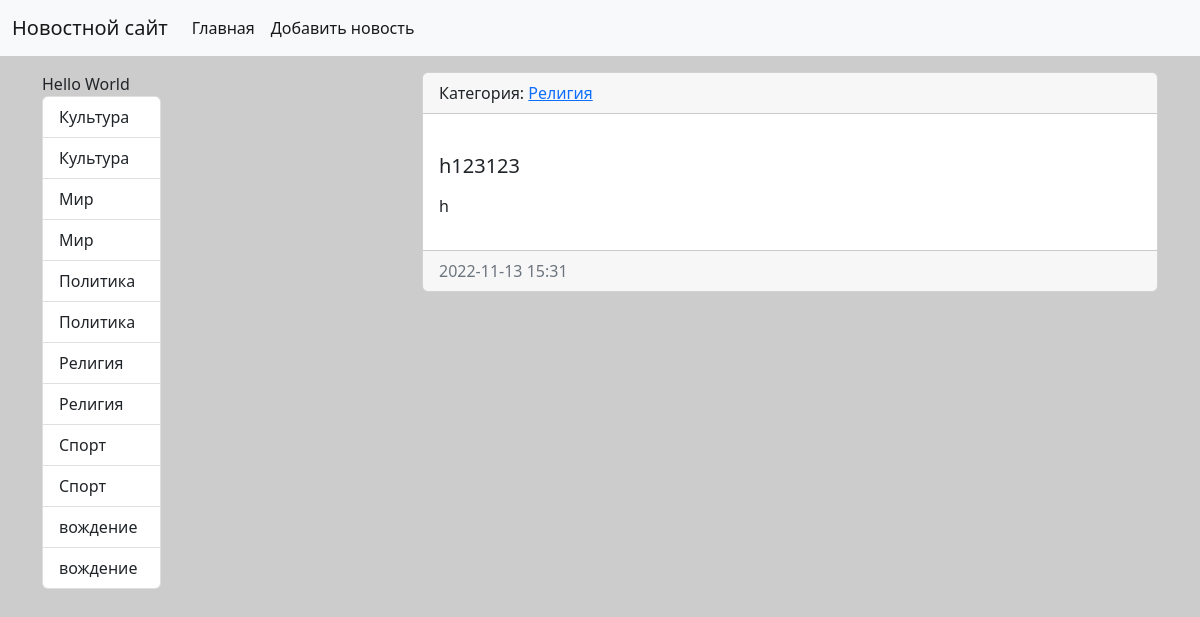
Page /news/17/ on the committed database.
### news/models.py (models this page shows, shortened)
class Category (models.Model):
    title = models.CharField(max_length=150, db_index=True, verbose_name="Наименование категорий")
    def get_absolute_url(self):
        return reverse('category', kwargs={'category_id': self.pk})
    def __str__(self):
        return self.title
    class Meta:
        verbose_name = "Категория"
        verbose_name_plural = "Категории"
        ordering = ["title"]

class News (models.Model):
    title = models.CharField(max_length=150, verbose_name="Наименование")
    content = models.TextField(blank=True, verbose_name="Контент")
    created_at = models.DateTimeField(auto_now_add=True, verbose_name="Создано")
    updated_at = models.DateTimeField(auto_now=True, verbose_name="Обновлено")
    photo = models.ImageField(upload_to='photos/%Y/%m/%d/', verbose_name="Фото")
    is_published = models.BooleanField(default=True, verbose_name="Опубликовано")
    category = models.ForeignKey('Category', on_delete=models.PROTECT, verbose_name="Категория")
    class Meta:
        verbose_name = "Новость"
        verbose_name_plural = "Новости"
        ordering = ["-created_at", "title"]

### news/views.py (the view)
# urls.py: path('news/<int:pk>/', ViewNews.as_view(), name='view_news'),
class ViewNews(DetailView):
    model = News
    context_object_name = 'news_item'

### news/templatetags/news_tags.py (called while the page is built)
@register.inclusion_tag('news/list_categories.html')
def show_categories(arg1='Hello', arg2='World'):
    categories = Category.objects.all()
    return {"categories": categories, "arg1": arg1, "arg2":arg2}

### news/templates/news/news_detail.html (shortened to what this page needs)
{% extends 'base.html' %}
{% block sidebar %}
{% include 'inc/_sidebar.html' %}
{% endblock %}
{% block content %}
<div class="col-md-8">
               <div class="card mb-3">
                  <div class="card-header">
                    Категория: <a href="{{ item.category.get_absolute_url }}"> {{ news_item.category }} </a>
                  </div>
                  <div class="card-body">
                        <h5 class="card-title">{{  news_item.title }}</h5>
                        <p class="card-text">{{  news_item.content|linebreaks }}</p>
                  </div>
                  <div class="card-footer text-muted">
                    {{  news_item.created_at|date:"Y-m-d H:i" }}
                  </div>
                </div>
          </div>
{% endblock %}

### news/templates/news/list_categories.html
<div class="col-md-4">
  {{ arg1 }} {{ arg2 }}
               <div class="list-group">
                 {% for item in categories %}
                  <a href="{% url 'category' item.pk %}" class="list-group-item list-group-item-action">{{ item.title }}</a>
                  <a href="{{ item.get_absolute_url }}" class="list-group-item list-group-item-action">{{ item.title }}</a>
                 {% endfor %}
              </div>
</div>

### rows in the picture
Category: title "Культура"
Category: title "Мир"
Category: title "Политика"
Category: title "Религия"
Category: title "Спорт"
Category: title "вождение"
News: category "Религия", title "h123123", content "h", created_at "2022-11-13 15:31"

### other values in the picture
{{ arg1 }} "Hello"
{{ arg2 }} "World"
